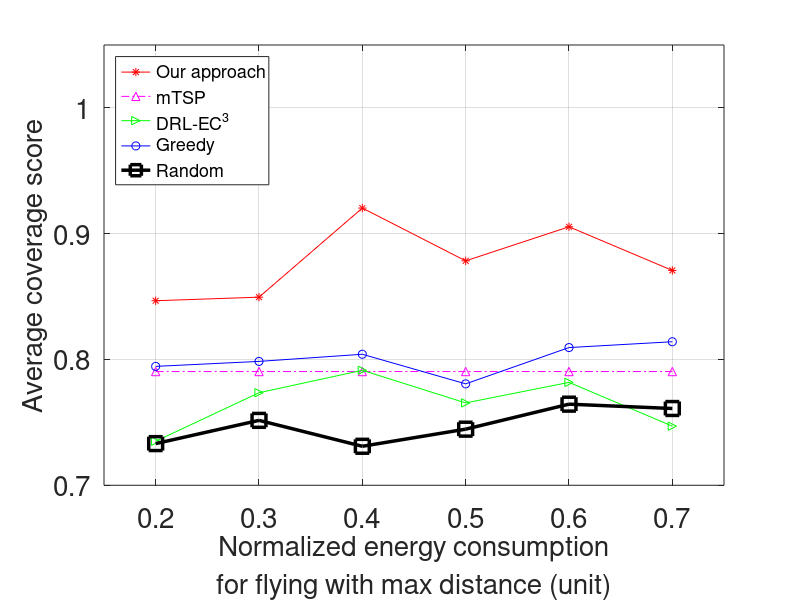

MATLAB code to generate this figure:
clear
figure(1)

energy_consumption_ratio = 0.25:0.5:2.75;

%centrilized_average_score = [0.5961	0.7735461	0.7913928	0.7654405	0.7817884	0.673102];
%centrilized_average_score = [0.5961	0.7735461	0.7913928	0.7654405	0.7817884	0.72699];
centrilized_average_score = [0.735	0.7735461	0.7913928	0.7654405	0.7817884	0.74699];
mtsp_average_score = [0.7904 0.7904 0.7904 0.7904 0.7904 0.7904];
distributed_average_score = [0.846693	0.8495322	0.9203726	0.878381	0.905488	0.8707784];
greedy_average_score=[0.794501
	0.7984656
	0.804134
	0.7806045999999999
	0.8094722
	0.8140874

];
ramdom_average_score=[0.7331068
	0.7515832
	0.7309844
    0.7445887999999999
		0.7644612
	0.7610124

];
plot(energy_consumption_ratio,distributed_average_score,'r-*',energy_consumption_ratio,mtsp_average_score ,'m-.^',energy_consumption_ratio,centrilized_average_score,'g->',energy_consumption_ratio,greedy_average_score,'b-o',energy_consumption_ratio,ramdom_average_score,'k-s','Linewidth',2.5,'markersize',10)

xlim([0,3])
ylim([0.7,1.05])

set(gca,'fontsize',20)
set(gca,'xtick',(0.25:0.5:2.75),'ytick', (0.7:0.1:1.05))
set(gca,'xticklabel',{'0.2','0.3','0.4','0.5','0.6','0.7'})

legend({'Our approach','mTSP','DRL-EC^3','Greedy','Random'},'location','NorthWest','fontsize',13)

xlabel({'Normalized energy consumption' ,'for flying with max distance (unit)'},'fontsize',20)
ylabel('Average coverage score','fontsize',20)
grid on;
saveas(gcf,'ratio_score.pdf')
